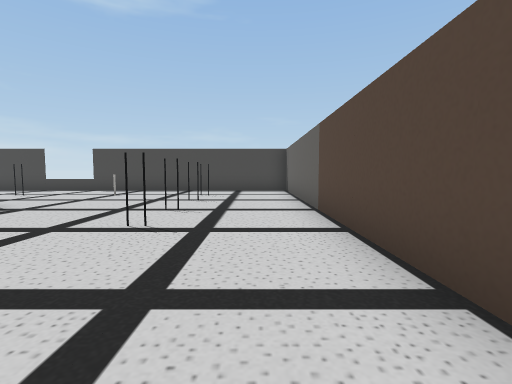
[1] (above)

17 first-person views from a walk through a Unity game level. The camera is 1.5 m above the floor, tilts 4° down and sees 85° across. Doors are open. The floor is counted in squares, 2 m on a side. Each view is taken from the middle of a square. On the plan, view 1 faces up. The plan holds only what a view shows up to about 10 squares ahead; the rest is blank. The place goes on beyond the plan. The player is left out.

[2]
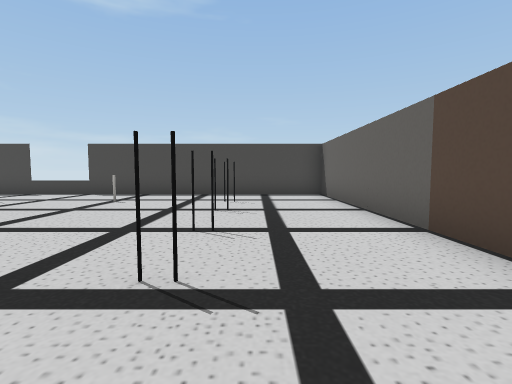

[3]
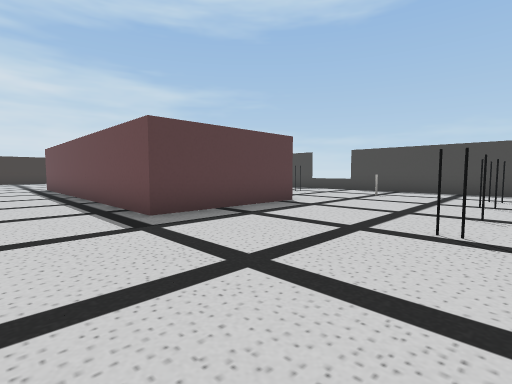

[4]
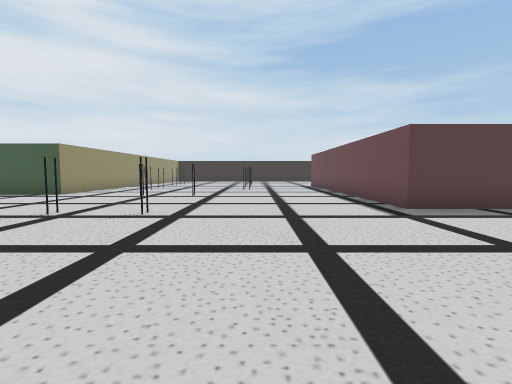

[5]
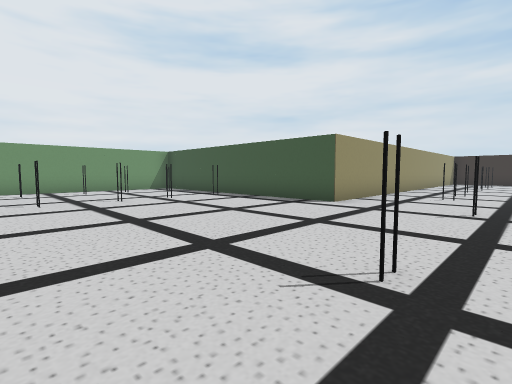

[6]
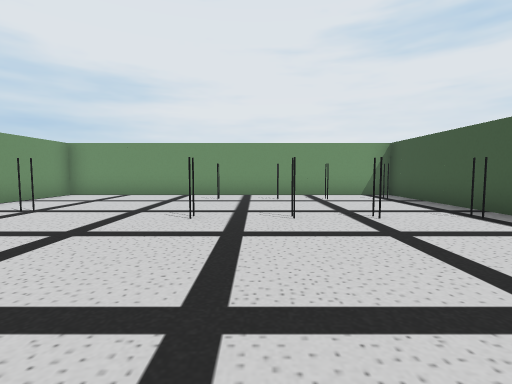

[7]
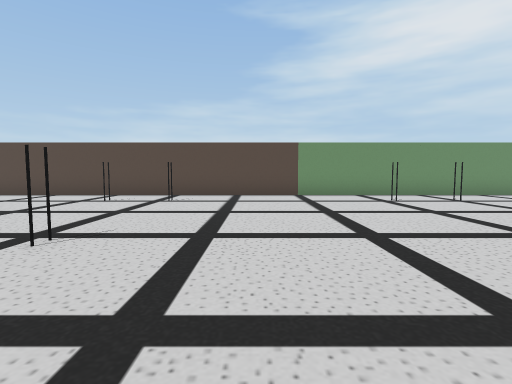

[8]
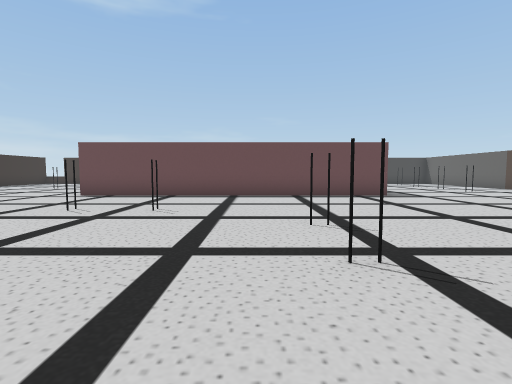

[9]
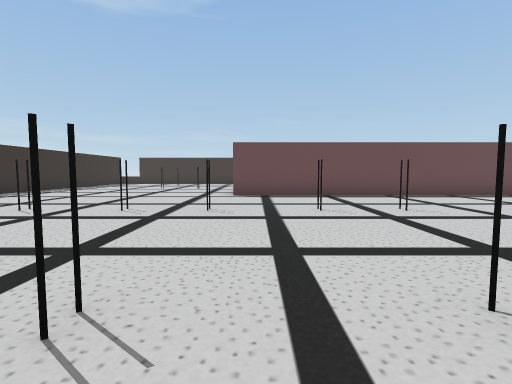

[10]
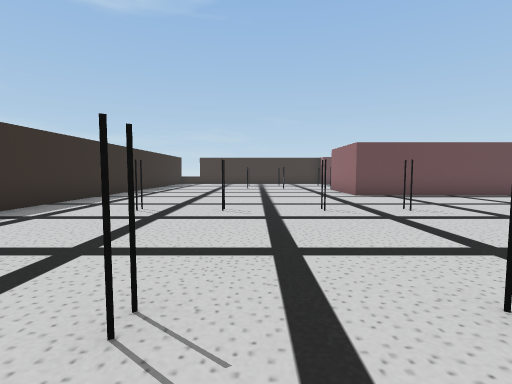

[11]
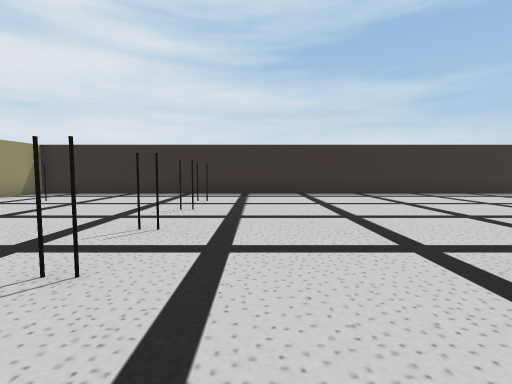

[12]
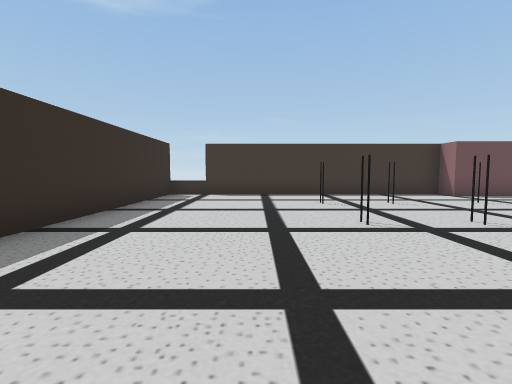

[13]
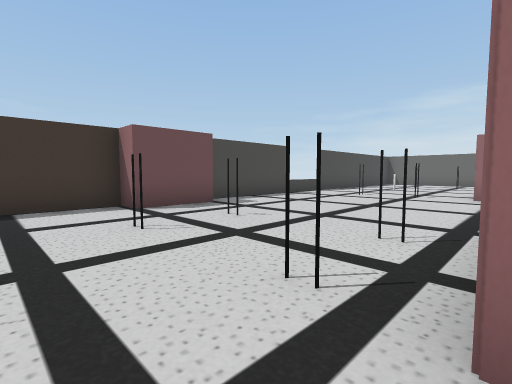

[14]
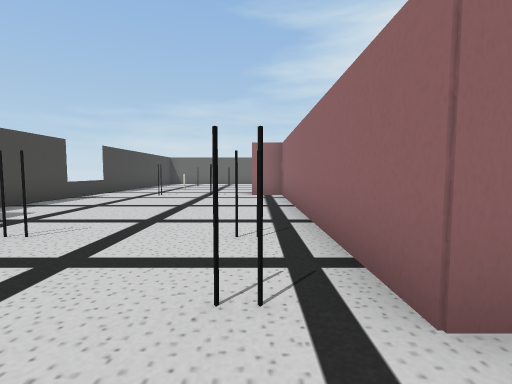

[15]
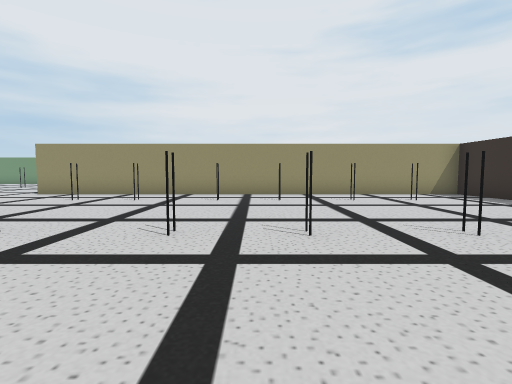

[16]
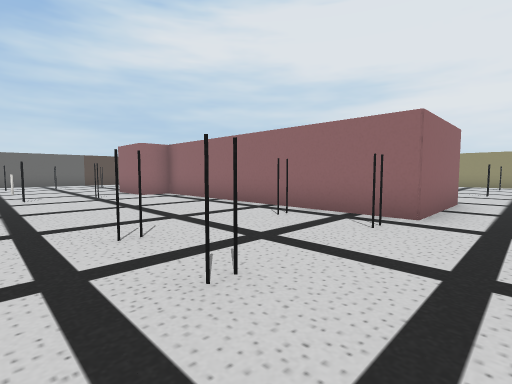

[17]
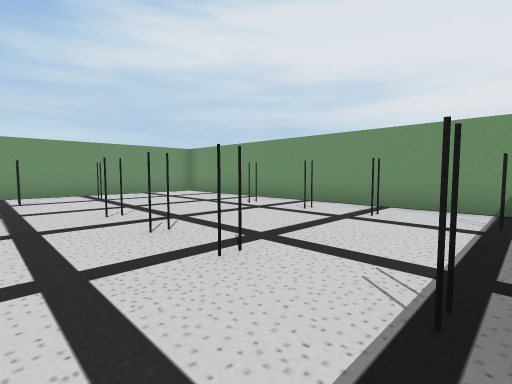

### Floor plan
Key: @ floor where view 1 was taken; # wall or solid block; . floor; D open door; v drop or lower ground; O other object.
Columns run from 24 left of view 1 to 2 right of it. Each row starts with its distance up from view 1.
 12 vv##############vv#########
 11 #.........##..............#
 10 #.........................#
  9 #...............#..O..#..D#
  8 #........................D#
  7 #...............#.........#
  6 #........##......##.......#
  5 #........##########.......#
  4 #........#        #...#...#
  3 #........#        #.......#
  2 #........##########.......#
  1 #.........................#
  0 #.......................@.#
 -1 #..##.....#...............#
 -2 #..##.....................#
 -3 #..............#...#......#
 -4 #.........................#
 -5 #..............#...#......#
 -6 #.....#.#.#.#.............#
 -7 #.........................#
 -8 ###############...........#
 -9               #...........#
-10               #...........#
-11               #........##.#
-12               #..#..#..##.#
-13               #...........#
-14               #...........#
-15               #..#..#.....#
-16               #...........#
-17               #############

Where each view was taken, in squares from view 1:
view 1: 0 up, 0 right, facing up
view 2: 2 up, 1 left, facing up
view 3: 0 up, 1 left, facing up-left
view 4: 1 down, 0 right, facing left
view 5: 4 down, 3 left, facing down-left
view 6: 7 down, 5 left, facing down
view 7: 7 down, 8 left, facing right
view 8: 7 down, 10 left, facing up
view 9: 7 down, 15 left, facing up
view 10: 7 down, 19 left, facing up
view 11: 0 up, 14 left, facing left
view 12: 2 up, 21 left, facing up
view 13: 5 up, 17 left, facing up-right
view 14: 6 up, 17 left, facing right
view 15: 2 up, 17 left, facing down
view 16: 10 up, 17 left, facing down-right
view 17: 10 down, 9 left, facing down-right
